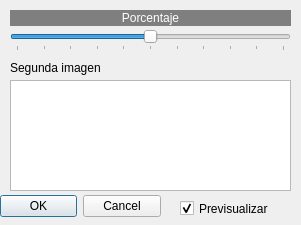
<?xml version="1.0" encoding="UTF-8"?>
<ui version="4.0">
 <class>mediaponderada</class>
 <widget class="QDialog" name="mediaponderada">
  <property name="geometry">
   <rect>
    <x>0</x>
    <y>0</y>
    <width>301</width>
    <height>225</height>
   </rect>
  </property>
  <property name="minimumSize">
   <size>
    <width>301</width>
    <height>225</height>
   </size>
  </property>
  <property name="maximumSize">
   <size>
    <width>301</width>
    <height>225</height>
   </size>
  </property>
  <property name="windowTitle">
   <string>Media ponderada...</string>
  </property>
  <property name="windowIcon">
   <iconset resource="recursos.qrc">
    <normaloff>:/new/prefix1/imagenes/logo.gif</normaloff>:/new/prefix1/imagenes/logo.gif</iconset>
  </property>
  <widget class="QDialogButtonBox" name="buttonBox">
   <property name="geometry">
    <rect>
     <x>0</x>
     <y>190</y>
     <width>161</width>
     <height>32</height>
    </rect>
   </property>
   <property name="orientation">
    <enum>Qt::Horizontal</enum>
   </property>
   <property name="standardButtons">
    <set>QDialogButtonBox::Cancel|QDialogButtonBox::Ok</set>
   </property>
  </widget>
  <widget class="QListWidget" name="listWidget">
   <property name="geometry">
    <rect>
     <x>10</x>
     <y>80</y>
     <width>281</width>
     <height>111</height>
    </rect>
   </property>
   <property name="alternatingRowColors">
    <bool>false</bool>
   </property>
   <property name="viewMode">
    <enum>QListView::ListMode</enum>
   </property>
   <property name="currentRow">
    <number>-1</number>
   </property>
  </widget>
  <widget class="QCheckBox" name="checkBox">
   <property name="geometry">
    <rect>
     <x>180</x>
     <y>200</y>
     <width>101</width>
     <height>17</height>
    </rect>
   </property>
   <property name="text">
    <string>Previsualizar</string>
   </property>
   <property name="checked">
    <bool>true</bool>
   </property>
  </widget>
  <widget class="QLabel" name="label">
   <property name="geometry">
    <rect>
     <x>10</x>
     <y>60</y>
     <width>91</width>
     <height>16</height>
    </rect>
   </property>
   <property name="text">
    <string>Segunda imagen</string>
   </property>
  </widget>
  <widget class="QLabel" name="label_2">
   <property name="geometry">
    <rect>
     <x>10</x>
     <y>10</y>
     <width>281</width>
     <height>16</height>
    </rect>
   </property>
   <property name="styleSheet">
    <string notr="true">background-color: rgb(127, 127, 127);
color: rgb(255, 255, 255);</string>
   </property>
   <property name="text">
    <string>Porcentaje</string>
   </property>
   <property name="alignment">
    <set>Qt::AlignCenter</set>
   </property>
  </widget>
  <widget class="QSlider" name="horizontalSlider">
   <property name="geometry">
    <rect>
     <x>10</x>
     <y>30</y>
     <width>281</width>
     <height>21</height>
    </rect>
   </property>
   <property name="maximum">
    <number>100</number>
   </property>
   <property name="value">
    <number>50</number>
   </property>
   <property name="orientation">
    <enum>Qt::Horizontal</enum>
   </property>
   <property name="tickPosition">
    <enum>QSlider::TicksBelow</enum>
   </property>
   <property name="tickInterval">
    <number>10</number>
   </property>
  </widget>
 </widget>
 <resources>
  <include location="recursos.qrc"/>
 </resources>
 <connections>
  <connection>
   <sender>buttonBox</sender>
   <signal>accepted()</signal>
   <receiver>mediaponderada</receiver>
   <slot>accept()</slot>
   <hints>
    <hint type="sourcelabel">
     <x>248</x>
     <y>254</y>
    </hint>
    <hint type="destinationlabel">
     <x>157</x>
     <y>274</y>
    </hint>
   </hints>
  </connection>
  <connection>
   <sender>buttonBox</sender>
   <signal>rejected()</signal>
   <receiver>mediaponderada</receiver>
   <slot>reject()</slot>
   <hints>
    <hint type="sourcelabel">
     <x>316</x>
     <y>260</y>
    </hint>
    <hint type="destinationlabel">
     <x>286</x>
     <y>274</y>
    </hint>
   </hints>
  </connection>
 </connections>
</ui>
